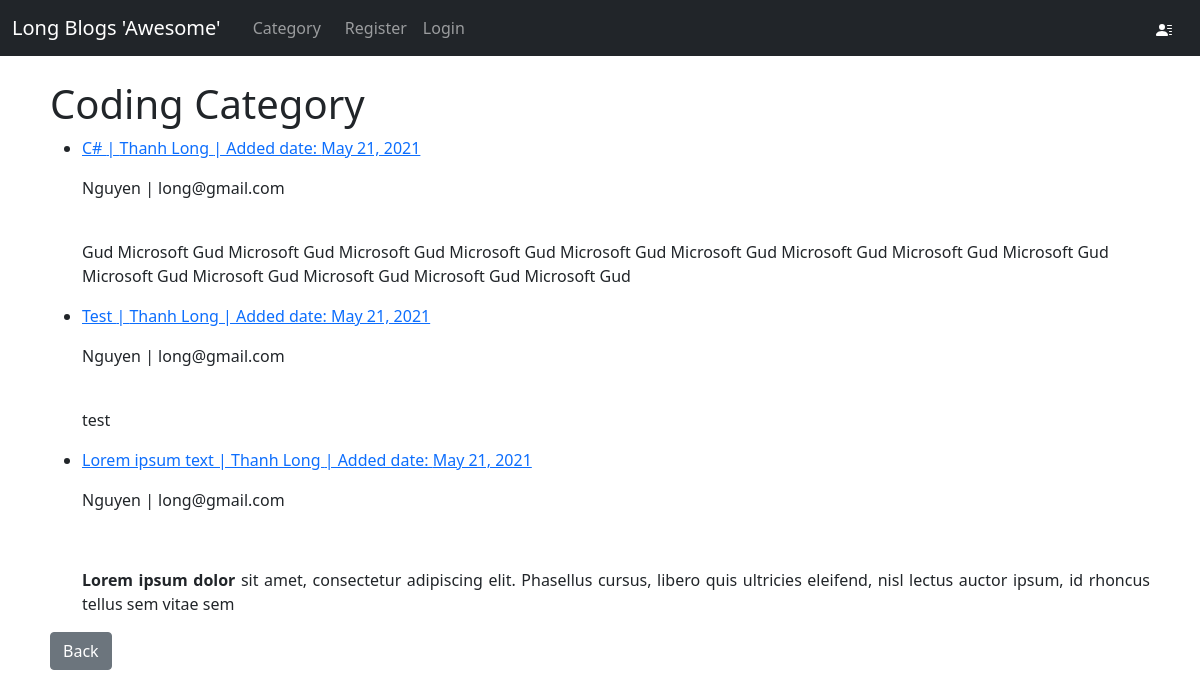
Page /categories/coding/ on the earlier database version.
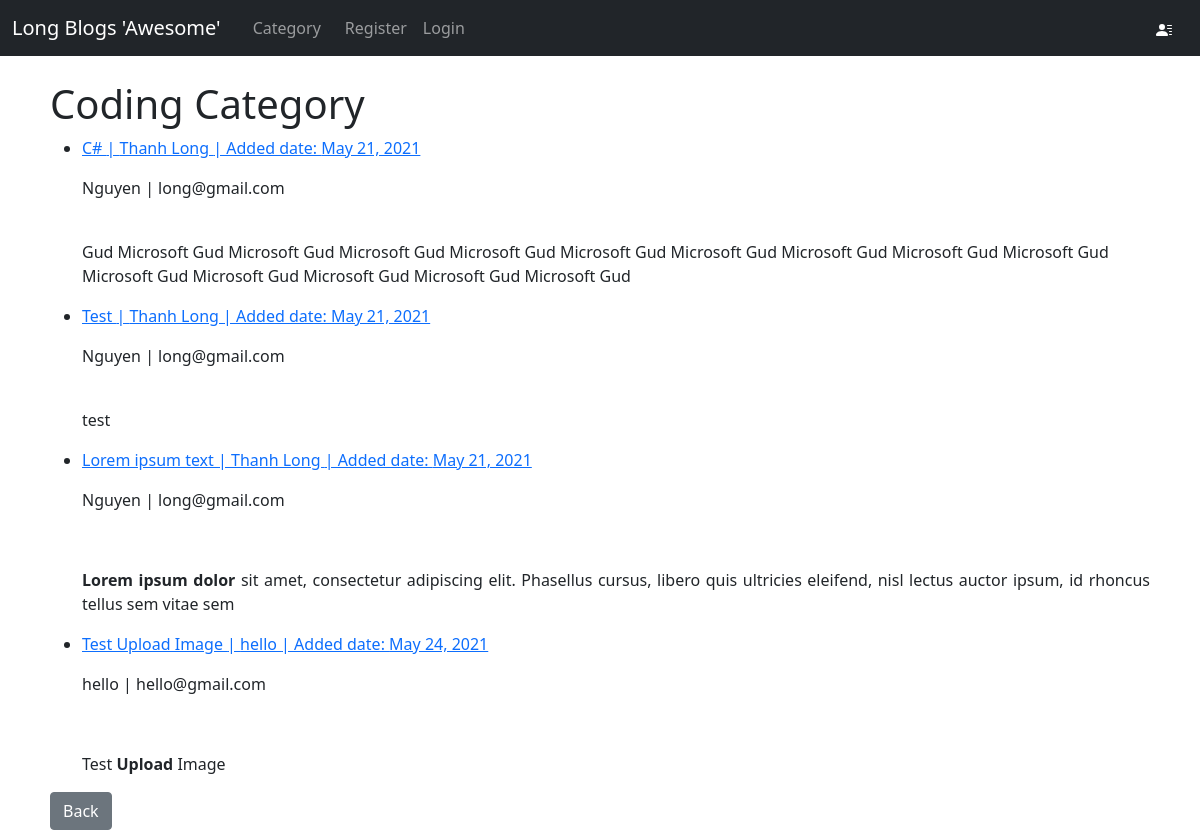
Same page on the later database version.
### theblog/models.py (models this page shows, shortened)
class Post(models.Model):
    title = models.CharField(max_length=255)
    header_image = models.ImageField(null=True, blank=True, upload_to="images/")
    title_tag = models.CharField(max_length=255, default='Long Kun Blogs')
    author = models.ForeignKey(User, on_delete=models.CASCADE)
    category = models.CharField(max_length=255, default='coding')
    snippet = models.CharField(max_length=255)
    body = RichTextField(blank=True, null=True)
    post_date = models.DateField(auto_now_add=datetime.now)
    likes = models.ManyToManyField(User, related_name='blog_posts')

### theblog/views.py (the view)
# urls.py: path('categories/<str:cats>/', views.CategoryView, name='category'),
def CategoryView(request, cats):
    category_list = Post.objects.filter(category=cats.replace('-', ' '))
    return render(request, 'theblog/category.html', {'cats':cats.title().replace('-', ' '), 'category_list':category_list})

### theblog/templates/theblog/category.html (shortened to what this page needs)
{% extends 'theblog/base.html' %}
{% block content %}
    {% if category_list %}
        <h1>{{cats}} Category</h1>
        <ul>
            {% for post in category_list %}
            <li>
                <a href="{% url 'article-detail' post.pk %}">
                    <p>{{post.title}} | {{post.author.first_name}} | Added date: {{post.post_date}}</p>
                </a>
                <p>{{post.author.last_name}} | {{post.author.email}}
                </p>
                <br>
                <p>{{post.body|slice:":200"|safe}}</p>
            </li>
            {% endfor %}
        </ul>
        <a href="{% url 'home' %}" class="btn btn-secondary">Back</a>
    {% else %}
        <h1>Sorry this page does not exist...</h1>
        <a href="{% url 'home' %}" class="btn btn-secondary">Back</a>
    {% endif %}
{% endblock content %}

Differences in the rows shown:
added Post: title "Test Upload Image", author.first_name "hello", post_date "May 24, 2021", author.last_name "hello", author.email "hello@gmail.com", body "Test Upload Image"
